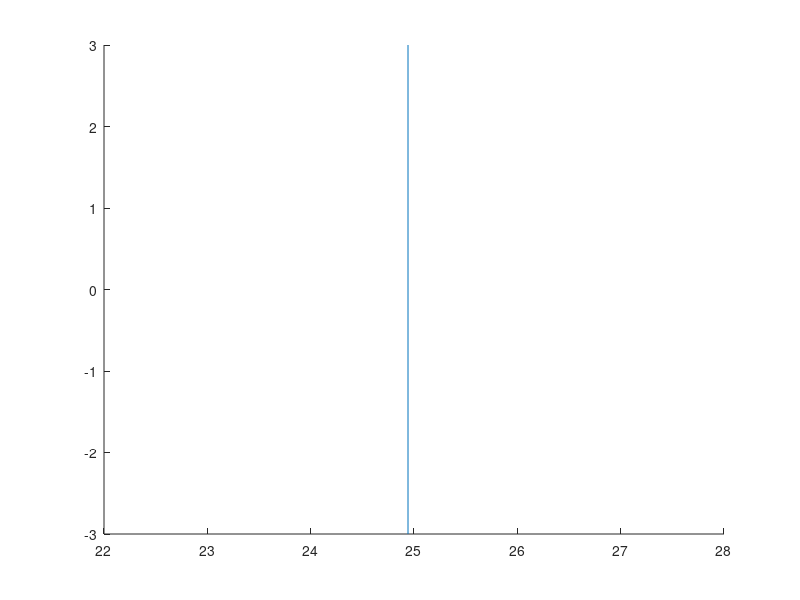

The MATLAB script that drew this image: (Note: this script raises an error after producing the figure.)

%--------------------------------------------------------------------------
% Figure 9B
% Reporting Group-Level Thresholds
% EThresh-Ctrl-KYNA
%
% P. Sundaram Aug 2026
%--------------------------------------------------------------------------


group = 1;
txt = cell(4,1);
txt{1} = "kyna1"; txt{2} = "kyna2";
txt{3} = "ctrl1"; txt{4} = "ctrl2";

if (group)
    % kyna1, kyna2, ctrl1, ctrl2
    A = [...
        23.72 22.40 25.60 26.50; % Prep2
        25.40 24.51 25.60 24.93; % Prep3
        26.62 25.42 25.60 24.02; % Prep from Fig 9A
        26.56 27.26 25.60 25.83; % Prep4
        22.19 24.36 25.60 23.43; % Prep5
        ];
    THRESH_SPK1_AVG_KYNA = mean(A(:,1));
    THRESH_SPK2_AVG_KYNA = mean(A(:,2));
    THRESH_SPK1_AVG_CTRL = mean(A(:,3));
    THRESH_SPK2_AVG_CTRL = mean(A(:,4));    
    STD_THRESH_SPK1_AVG_KYNA = std(A(:,1));
    STD_THRESH_SPK2_AVG_KYNA = std(A(:,2));
    %
    STD_THRESH_SPK2_AVG_CTRL = std(A(:,4));
    
    for i=1:4
        fprintf('%s: %5.2f +- %5.2f\n', txt{i}, mean(A(:,i)), std(A(:,i)));
    end
   
    figure('Color','w'); hold on;
    L = line([THRESH_SPK2_AVG_CTRL,THRESH_SPK2_AVG_CTRL],[-3,3]); set(L, 'Color', Rd, 'LineStyle', '--');
    L = line([THRESH_SPK1_AVG_CTRL,THRESH_SPK1_AVG_CTRL],[-3,2]); set(L, 'Color', Bl, 'LineStyle', '--');

    L = line([THRESH_SPK2_AVG_KYNA,THRESH_SPK2_AVG_KYNA],[-3,4]); set(L, 'Color', Or, 'LineStyle', '--');
    L = line([THRESH_SPK1_AVG_KYNA,THRESH_SPK1_AVG_KYNA],[-3,5]); set(L, 'Color', Bu, 'LineStyle', '--')


    R = rectangle('Position', [THRESH_SPK2_AVG_CTRL-STD_THRESH_SPK2_AVG_CTRL, -1.25, 2*STD_THRESH_SPK2_AVG_CTRL, 0.5]);
    set(R, 'FaceColor', Rd); 

    R = rectangle('Position', [THRESH_SPK2_AVG_KYNA-STD_THRESH_SPK2_AVG_KYNA, -2, 2*STD_THRESH_SPK2_AVG_KYNA, 0.5]);
    set(R, 'FaceColor', Or); 

    R = rectangle('Position', [THRESH_SPK1_AVG_KYNA-STD_THRESH_SPK1_AVG_KYNA, -2.5, 2*STD_THRESH_SPK1_AVG_KYNA, 0.5]);
    set(R, 'FaceColor', Bu);

    xlim([0,63.9]);
    
    xlabel('E (V/m)');
end

box on;
